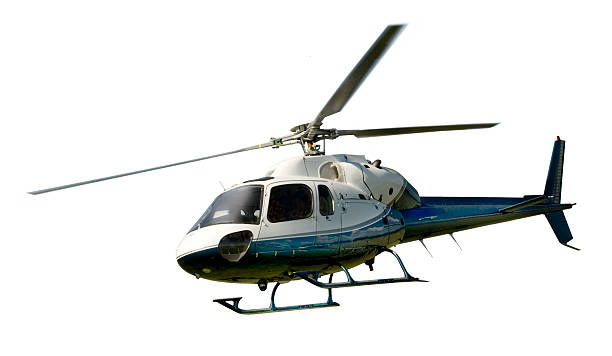
#> input picture tutorial_1/materyal/klasor8/helikopter.png, 612 x 356 px, found by its file name
$ python video10.py
#> lines starting #> are read from the running program, lines starting #| are printed output that depends on the picture


" ---------------------------------------- "
# Resim Dönüşüm Dizeyi (Matrix)
" ---------------------------------------- "

import cv2
import numpy as np

img= cv2.imread("materyal\\klasor8\\helikopter.png",0)
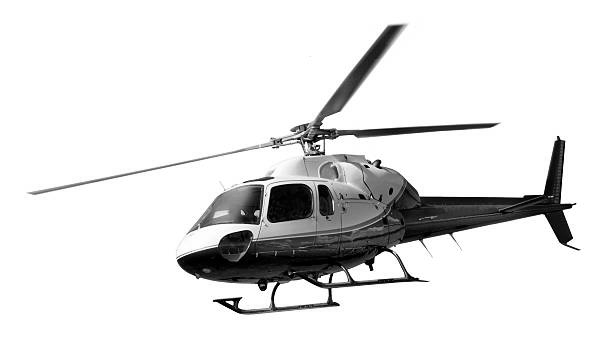
#> img: shape (356, 612); min 0, max 255, mean 226.8

row , col = img.shape
#> row = 356; col = 612

# Dönüşüm Matrisi
M= np.float32([[1,0,100],[0,1,250]]) # Girilen değerler x ve y ekseninde kaydırma yapar.

dst= cv2.warpAffine(img,M,(col,row))
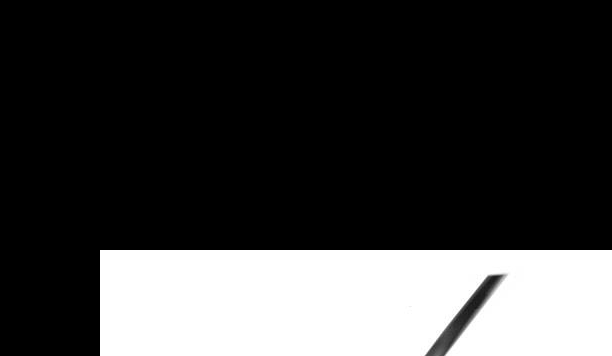
#> dst: shape (356, 612); min 0, max 255, mean 62.1

cv2.imshow("Orjinal Resim",img)
cv2.imshow("Dönüşüm Resmi",dst)

cv2.waitKey(0)
cv2.destroyAllWindows()
